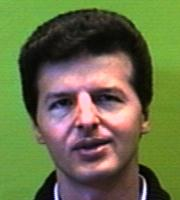
%> input picture PCA_based Face Recognition System/PCA_based Face Recognition System/originalTestDatabase/1.jpg, 180 x 200 px
$ octave --eval "result = CreateDatabase('originalTestDatabase/1.jpg');"   (GNU Octave 9; MATLAB toolbox functions it lacks are replaced by stand-ins)
%> lines starting %> are read from the running program, lines starting %| are printed output that depends on the picture
function T = CreateDatabase(TrainDatabasePath)
%> called with TrainDatabasePath = 'originalTestDatabase/1.jpg'
% Align a set of face images (the training set T1, T2, ... , TM )
%
% Description: This function reshapes all 2D images of the training database
% into 1D column vectors. Then, it puts these 1D column vectors in a row to
% construct 2D matrix 'T'.
%
%
% Argument:     TrainDatabasePath      - Path of the training database
%
% Returns:      T                      - A 2D matrix, containing all 1D image vectors.
%                                        Suppose all P images in the training database
%                                        have the same size of MxN. So the length of 1D
%                                        column vectors is MN and 'T' will be a MNxP 2D matrix.
%
% See also: STRCMP, STRCAT, RESHAPE

% Original version by Amir Hossein Omidvarnia, October 2007
%                     Email: aomidvar@ece.ut.ac.ir

%%%%%%%%%%%%%%%%%%%%%%%% File management
TrainFiles = dir(TrainDatabasePath);
Train_Number = 0;

for i = 1:size(TrainFiles,1)
    if not(strcmp(TrainFiles(i).name,'.')|strcmp(TrainFiles(i).name,'..')|strcmp(TrainFiles(i).name,'Thumbs.db'))
        Train_Number = Train_Number + 1; % Number of all images in the training database
    end
end

%%%%%%%%%%%%%%%%%%%%%%%% Construction of 2D matrix from 1D image vectors
T = [];
for i = 1 : Train_Number

    % I have chosen the name of each image in databases as a corresponding
    % number. However, it is not mandatory!
    str = int2str(i);
    str = strcat('\',str,'.jpg');
    str = strcat(TrainDatabasePath,str);

    img = imread(str);
%> img is the input picture: size 200x180x3 uint8; mean R, G, B 105.3, 111.7, 71.5
    img=imresize(img,[100 100]);
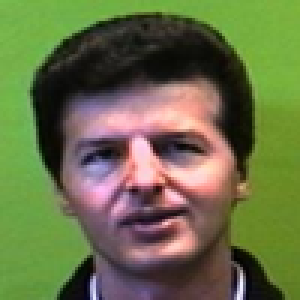
%> img: size 100x100x3 uint8 (shown 3 times larger); mean R, G, B 105.3, 111.7, 71.5
    img = rgb2gray(img);
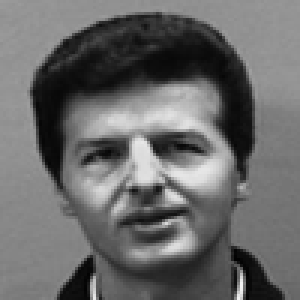
%> img: size 100x100 uint8 (shown 3 times larger); min 1, max 242, mean 105.2

    [irow icol] = size(img);
%> irow = 100; icol = 100

    temp = reshape(img',irow*icol,1);   % Reshaping 2D images into 1D image vectors
    T = [T temp]; % 'T' grows after each turn
end
